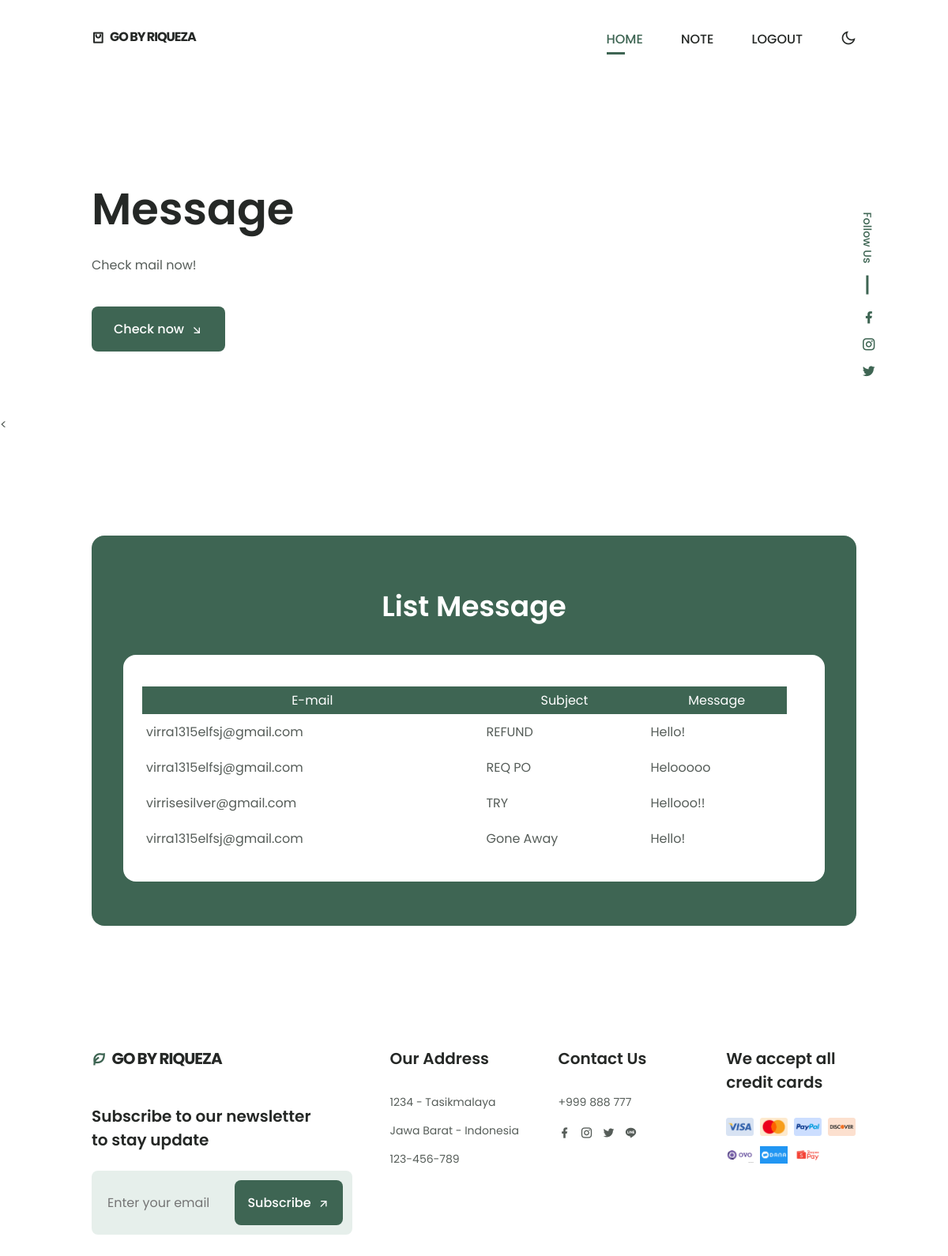
Screenshot of /adm_contactus.php (signed in) with the database file from the repository.
### tables this page shows
CREATE TABLE `contactus` (
  `id` int(12) NOT NULL,
  `email` varchar(50) NOT NULL,
  `subject` varchar(500) NOT NULL,
  `message` varchar(500) NOT NULL
);

### database.php (called while the page is built, shortened)
<?php
class Database
{
    public function __construct()
    {
        $host = "localhost";
        $dbname = "db_go";
        $username = "root";
        $password = "";
        $this->db = new PDO("mysql:host={$host};dbname={$dbname}", $username, $password);
    }
    public function show()
    {
        $query = $this->db->prepare("SELECT * FROM contactus");
        $query->execute();
        $data = $query->fetchAll();
        return $data;
    }
}
?>

### adm_contactus.php (the view, shortened to what this page needs)
<?php
include('database.php');
$lib = new Database();
$mssg = $lib->show();
?>
<!DOCTYPE html>
    <html lang="en">
    <head>
        <link href="https://cdn.jsdelivr.net/npm/remixicon@2.5.0/fonts/remixicon.css" rel="stylesheet">
        <link rel="stylesheet" href="assets/css/styles.css">
    </head>
    <body>
        <header class="header" id="header">
            <nav class="nav container">
                <a href="admin.php" class="nav__logo">
                    <i class="ri-shopping-bag-2-line"></i> GO by riqueza
                </a>
                <div class="nav__menu" id="nav-menu">
                    <ul class="nav__list">
                        <li class="nav__item">
                            <a href="admin.php" class="nav__link active-link">Home</a>
                        </li>
                        <li class="nav__item">
                            <a href="admin.php#note" class="nav__link">Note</a>
                        </li>
                        <li class="nav__item">
                            <a href="logout.php" class="nav__link">Logout</a>
                        </li>
                    </ul>
                </div>
                <div class="nav__btns">
                    <i class="ri-moon-line change-theme" id="theme-button"></i>
                </div>
            </nav>
        </header>
        <main class="main">
           <section class="home" id="home">
                <div class="home__container container grid">
                    <img src="img/mssg.svg" alt="" class="home__img">
                    <div class="home__data">
                        <h1 class="home__title">
                            Message
                        </h1>
                        <p class="home__description">
                            Check mail now!
                        </p>
                        <a href="#note" class="button button--flex">
                            Check now <i class="ri-arrow-right-down-line button__icon"></i>
                        </a>
                    </div>
                    <div class="home__social">
                        <span class="home__social-follow">Follow Us</span>
                        <div class="home__social-links">
                            <a href="https://www.facebook.com/" target="_blank" class="home__social-link">
                                <i class="ri-facebook-fill"></i>
                            </a>
                            <a href="https://www.instagram.com/" target="_blank" class="home__social-link">
                                <i class="ri-instagram-line"></i>
                            </a>
                            <a href="https://twitter.com/" target="_blank" class="home__social-link">
                                <i class="ri-twitter-fill"></i>
                            </a>
                        </div>
                    </div>
                </div>
            </section>
           <<section class="steps section container" id="note">
                <div class="steps__bg">
                    <div class="container">
                        <div class="card">
                        <h2 class="section__title-center steps__title">
                            List Message <br>
                        </h2>
                <div class="card-body">
                        <div class="steps__card ">
                        <table class="table table-bordered" width="100%">
                                    <tr>
                                        <th>E-mail</th>
                                        <th>Subject</th>
                                        <th>Message</th>
                                    </tr>
                                    <?php
                                    foreach($mssg as $row)
                                    {
                                        echo "<tr>";
                                        echo "<td>".$row['email']."</td>";
                                        echo "<td>".$row['subject']."</td>";
                                        echo "<td>".$row['message']."</td>";
                                        echo "</tr>";
                                    }
                                    ?>
                                </table>
                            </div>
                        </div>
                    </div>
                    </div>
                    </div>
                </section>
        <footer class="footer section">
            <div class="footer__container container grid">
                <div class="footer__content">
                    <a href="#" class="footer__logo">
                        <i class="ri-leaf-line footer__logo-icon"></i> GO by riqueza
                    </a>
                    <h3 class="footer__title">
                        Subscribe to our newsletter <br> to stay update
                    </h3>
                    <div class="footer__subscribe">
                        <input type="email" placeholder="Enter your email" class="footer__input">
                        <button class="button button--flex footer__button">
                            Subscribe
                            <i class="ri-arrow-right-up-line button__icon"></i>
                        </button>
                    </div>
                </div>
                <div class="footer__content">
                    <h3 class="footer__title">Our Address</h3>
                    <ul class="footer__data">
                        <li class="footer__information">1234 - Tasikmalaya</li>
                        <li class="footer__information">Jawa Barat - Indonesia</li>
                        <li class="footer__information">123-456-789</li>
                    </ul>
                </div>
                <div class="footer__content">
                    <h3 class="footer__title">Contact Us</h3>
                    <ul class="footer__data">
                        <li class="footer__information">+999 888 777</li>
                        <div class="footer__social">
                            <a href="https://www.facebook.com/" class="footer__social-link">
                                <i class="ri-facebook-fill"></i>
                            </a>
                            <a href="https://www.instagram.com/" class="footer__social-link">
                                <i class="ri-instagram-line"></i>
                            </a>
                            <a href="https://twitter.com/" class="footer__social-link">
                                <i class="ri-twitter-fill"></i>
                            </a>
                            <a href="https://line.me/R/ti/g/mJRpsNZPri" class="footer__social-link">
                                <i class="ri-line-fill"></i>
                            </a>
                        </div>
                    </ul>
                </div>
                <div class="footer__content">
                    <h3 class="footer__title">
                        We accept all credit cards
                    </h3>
                    <div class="footer__cards">
                        <img src="assets/img/card1.png" alt="" class="footer__card">
                        <img src="assets/img/card2.png" alt="" class="footer__card">
                        <img src="assets/img/card3.png" alt="" class="footer__card">
                        <img src="assets/img/card4.png" alt="" class="footer__card">
                    </div>
                    <div class="footer__cards">
                        <img src="assets/img/card5.jpg" alt="" class="footer__card">
                        <img src="assets/img/card6.png" alt="" class="footer__card">
                        <img src="assets/img/card7.png" alt="" class="footer__card">
                    </div>
                </div>
            </div>
        </footer>
</html>

### rows the page displays
contactus: email "virra1315elfsj@gmail.com", subject "REFUND", message "Hello!"
contactus: email "virra1315elfsj@gmail.com", subject "REQ PO", message "Helooooo"
contactus: email "virrisesilver@gmail.com", subject "TRY", message "Hellooo!!"
contactus: email "virra1315elfsj@gmail.com", subject "Gone Away", message "Hello!"
